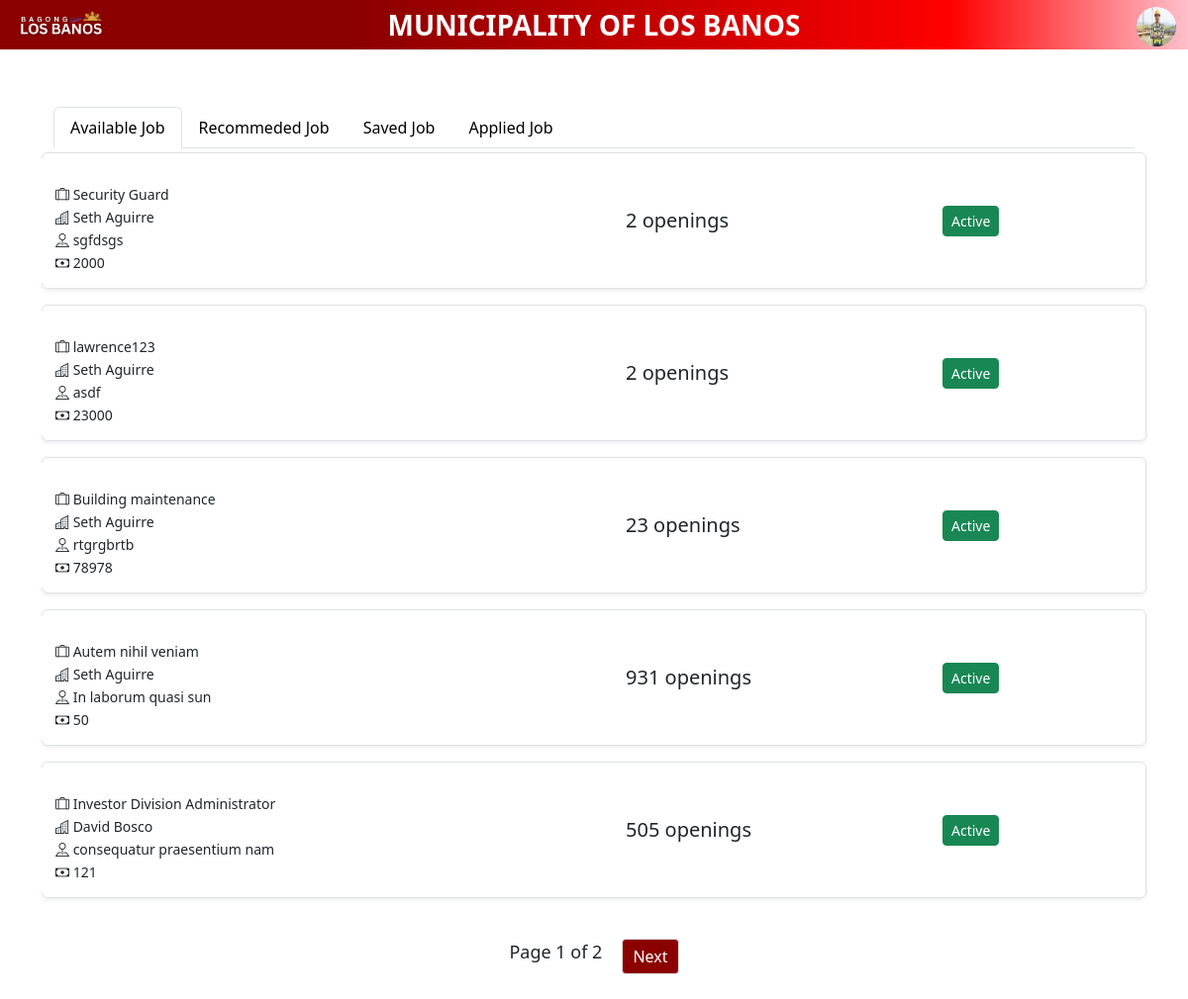
The page /Applicant/applicant_home.php (signed in) on the database its author committed.
### tables this page shows
CREATE TABLE `applicant_profile` (
  `id` int(255) NOT NULL,
  `username` varchar(255) NOT NULL,
  `password` varchar(255) NOT NULL,
  `is_verified` varchar(255) NOT NULL,
  `otp` varchar(255) NOT NULL,
  `otp_expiry` datetime(6) NOT NULL,
  `reset_token` varchar(255) NOT NULL,
  `reset_token_expiry` varchar(255) NOT NULL,
  `email` varchar(255) NOT NULL,
  `fname` varchar(255) NOT NULL,
  `lname` varchar(255) NOT NULL,
  `mname` varchar(255) NOT NULL,
  `dob` date NOT NULL,
  `pob` varchar(255) NOT NULL,
  `age` int(255) NOT NULL,
  `height` int(255) NOT NULL,
  `sex` varchar(255) NOT NULL,
  `civil_status` varchar(255) NOT NULL,
  `contact_no` int(255) NOT NULL,
  `landline` varchar(255) NOT NULL,
  `photo` varchar(255) NOT NULL,
  `present_address` varchar(255) NOT NULL,
  `tin` int(255) NOT NULL,
  `sss_no` int(255) NOT NULL,
  `pagibig_no` int(255) NOT NULL,
  `philhealth_no` int(255) NOT NULL,
  `passport_no` int(255) NOT NULL,
  `passport_expiry` datetime(6) DEFAULT NULL,
  `tertiary_school` varchar(255) NOT NULL,
  `tertiary_graduated` date NOT NULL,
  `tertiary_award` varchar(255) NOT NULL,
  `college_school` varchar(255) NOT NULL,
  `grad_course` varchar(255) NOT NULL,
  `college_graduated` date NOT NULL,
  `college_award` varchar(255) NOT NULL,
  `tertiary_course` varchar(255) NOT NULL,
  `work_location` varchar(255) NOT NULL,
  `preferred_work_location` varchar(255) NOT NULL,
  `preferred_occupation` varchar(255) NOT NULL,
  `disability` varchar(255) NOT NULL,
  `selected_option` varchar(255) NOT NULL,
  `four_ps` varchar(255) NOT NULL,
  `prefix` varchar(255) NOT NULL,
  `religion` varchar(255) NOT NULL,
  `employment_status` varchar(255) NOT NULL,
  `resume` varchar(255) NOT NULL,
  `applicant_type` enum('Training','Employment') NOT NULL,
  `expected_salary` int(255) NOT NULL
);

CREATE TABLE `job_post` (
  `id` int(255) NOT NULL,
  `employer_id` int(255) NOT NULL,
  `job_title` varchar(255) NOT NULL,
  `company_name` varchar(255) NOT NULL,
  `job_type` varchar(255) NOT NULL,
  `salary` varchar(255) NOT NULL,
  `job_description` varchar(255) NOT NULL,
  `selected_option` varchar(255) NOT NULL,
  `vacant` int(255) NOT NULL,
  `requirement` varchar(255) NOT NULL,
  `work_location` varchar(255) NOT NULL,
  `education` varchar(255) NOT NULL,
  `remarks` varchar(255) NOT NULL,
  `date_posted` date NOT NULL,
  `is_active` tinyint(6) NOT NULL
);

### Applicant/jobpages/job_list.php (the view, shortened to what this page needs)
<?php
$applicantid = $_SESSION['applicant_id'];
$limit = 5;
$page = isset($_GET['page']) ? (int)$_GET['page'] : 1;
$start = ($page - 1) * $limit;
$totalQuery = "SELECT COUNT(jp.id) AS total
               FROM job_post jp
               WHERE jp.is_active = 1
               AND jp.id NOT IN (
                   SELECT job_id FROM save_job WHERE applicant_id = ?
               )
               AND jp.id NOT IN (
                   SELECT job_posting_id FROM applied_job WHERE applicant_id = ?
               )";
$totalStmt = $conn->prepare($totalQuery);
$totalStmt->bind_param("ii", $applicantid, $applicantid);
$totalStmt->execute();
$totalResult = $totalStmt->get_result();
$totalRow = $totalResult->fetch_assoc();
$totalJobs = $totalRow['total'];
$totalPages = ceil($totalJobs / $limit);
$query = "SELECT jp.*
          FROM job_post jp
          WHERE jp.is_active = 1
          AND jp.id NOT IN (
              SELECT job_id FROM save_job WHERE applicant_id = ?
          )
          AND jp.id NOT IN (
              SELECT job_posting_id FROM applied_job WHERE applicant_id = ?
          )
          ORDER BY jp.date_posted DESC
          LIMIT ?, ?";
$stmt = $conn->prepare($query);
$stmt->bind_param("iiii", $applicantid, $applicantid, $start, $limit);
$stmt->execute();
$result = $stmt->get_result();
?>
<!DOCTYPE html>
<html lang="en">
<head>
    <link href="https://cdn.jsdelivr.net/npm/bootstrap@5.3.0-alpha3/dist/css/bootstrap.min.css" rel="stylesheet">
    <link rel="stylesheet" href="https://cdn.jsdelivr.net/npm/bootstrap-icons/font/bootstrap-icons.css">
</head>
<body>
<div class="table container mt-1">
<?php while ($row = $result->fetch_assoc()) { ?>
        <a href="jobpages/jobdetails.php?id=<?= urlencode(base64_encode($row['id'])) ?>" class="text-decoration-none text-dark">
            <div class="row job-row border rounded mb-3 shadow-sm" style="cursor: pointer;">
                <div class="col-md-6 row justify-content-start">
                    <div class="col-md-12 pt-3 text-start">
                        <div class="col"><p class="text-start"><i class="bi bi-suitcase-lg"></i> <?= htmlspecialchars($row['job_title']) ?></p></div>
                        <div class="col"><p class="text-start"><i class="bi bi-buildings"></i> <?= htmlspecialchars($row['company_name']) ?></p></div>
                        <div class="col"><p class="text-start"><i class="bi bi-pin-map"></i> <?= htmlspecialchars($row['work_location']) ?></p></div>
                        <div class="col"><p class="text-start"><i class="bi bi-cash"></i> <?= htmlspecialchars($row['salary']) ?></p></div>
                    </div>
                </div>
                <div class="col-md-4 pt-5 text-start">
                    <span class="ms-5 fs-5">
                        <?= htmlspecialchars($row['vacant']) ?> openings
                    </span>
                </div>
                <div class="col-md-2 pt-5 text-start">
                <form action="process/hide.php" method="post">
                    <button type="submit" class="btn btn-sm <?= $row['is_active'] == 1 ? 'btn-success' : 'btn-danger' ?> toggle-status"
                        data-id="<?= $row['id'] ?>"
                        data-status="<?= $row['is_active'] ?>">
                        <?= $row['is_active'] == 1 ? 'Active' : 'Inactive' ?>
                    </button>
                </form>
                </div>
            </div>
        </a>
    <?php } ?>
</div>
<div class="pagination justify-content-center">
    <span>Page <?= $page ?> of <?= $totalPages ?></span>
    <?php if ($page < $totalPages): ?>
        <a href="?page=<?= $page + 1 ?>&joblist" class="next">Next</a>
    <?php endif; ?>
</div>
</body>
</html>

### Applicant/applicant_home.php (shortened to what this page needs)
<?php
include '../db.php';
$applicantid = $_SESSION['applicant_id'];
$sql = "SELECT * FROM applicant_profile WHERE id = ?";
$stmt = $conn->prepare($sql);
$stmt->bind_param("i", $applicantid);
$stmt->execute();
$result_emp = $stmt->get_result();
$row_emp = $result_emp->fetch_assoc();
?>
<!DOCTYPE html>
<html lang="en">
<head>
    <link href="https://cdn.jsdelivr.net/npm/bootstrap@5.3.0-alpha3/dist/css/bootstrap.min.css" rel="stylesheet">
    <link rel="stylesheet" href="https://cdn.jsdelivr.net/npm/bootstrap-icons/font/bootstrap-icons.css">
    <link rel="stylesheet" href="css/jobpage.css">
</head>
<body>
<div class="header">
    <div class="container-fluid">
        <div class="row align-items-center">
            <div class="col-md-2 col-xxl-3 text-start">
                <a href="#" style="display: block; text-decoration: none;">
                    <img src="../img/logolb.png" alt="lblogo" style="height: 50px;">
                </a>
            </div>
            <div class="col-md-8 col-xxl-6 text-center">
                <h3 style="margin-top: 5px; font-weight: 700; color: #ffffff;">MUNICIPALITY OF LOS BANOS</h3>
            </div>
            <div class="col-md-2 col-xxl-3 text-end">
                <div class="dropdown">
                    <a href="#" class="text-decoration-none" id="profileDropdown" data-bs-toggle="dropdown" aria-expanded="false">
                        <?php if (!empty($row_emp['photo'])): ?>
                            <img id="preview" src="<?php echo $row_emp['photo']; ?>" alt="Profile Image" class="img-fluid rounded-circle" style="width: 40px; height: 40px;">
                        <?php else: ?>
                            <img src="../img/user-placeholder.png" alt="Profile Picture" class="img-fluid rounded-circle" style="width: 40px; height: 40px;">
                        <?php endif; ?>
                    </a>
                </div>
            </div>
        </div>
    </div>
</div>
<div class="container mt-4">
    <div class="container mt-4 mb-3">
        <ul class="nav nav-tabs" role="tablist">
            <li class="nav-item">
                <a class="nav-link" id="toggleButton" href="#" data-tab="joblist" role="tab">Available Job</a>
            </li>
            <li class="nav-item">
                <a class="nav-link" id="toggleButton4" href="#" data-tab="recommeded" role="tab">Recommeded Job</a>
            </li>
            <li class="nav-item">
                <a class="nav-link" id="toggleButton3" href="#" data-tab="savejob" role="tab">Saved Job</a>
            </li>
            <li class="nav-item">
                <a class="nav-link" id="toggleButton2" href="#" data-tab="appliedjob" role="tab">Applied Job</a>
            </li>
        </ul>
    </div>
    <div class="row align-items-start" style="margin-top:-1.6rem;">
        <div id="joblist" class="jobs">
            <?php
                include 'jobpages/job_list.php';
            ?>
        </div>
            <?php
                include 'jobpages/job_recommeded.php';
            ?>
            <?php
                include 'jobpages/saved_jobs.php';
            ?>
            <?php
                include 'jobpages/applied_jobs.php';
            ?>
    </div>
</div>
</body>
</html>

### Applicant/css/jobpage.css (style rules this page uses)
* { margin: 0; padding: 0; box-sizing: border-box; }
body { font-family: Arial, sans-serif; background-color: #d9d9d9; }
.header { background: linear-gradient(to right, #8B0000 30%, #FF0000 80%, #FFC0CB 100%); color: white; height: 50px; width: 100%; text-align: center; }
.pagination { text-align: center; margin: 20px 0; }
.pagination a { text-decoration: none; background-color: #8B0000; color: white; padding: 8px 15px; margin: 5px; border-radius: 5px; }
.pagination span { font-size: 18px; margin: 0 10px; }
.job-row { margin: 2px 0; padding: 5px; }
.job-row p { margin: 2px 0; font-size: 14px; }
.job-row span { font-size: 14px; }
.container { padding: 5px; }
.col-md-2, .col-md-8 { padding: 2px; }
a.nav-link { color: black; text-decoration: none; }

### Applicant/jobpages/saved_jobs.php (style rules this page uses)
.pagination a { margin: 0 10px; padding: 5px 10px; border: 1px solid #dee2e6; border-radius: 4px; text-decoration: none; }

### Applicant/jobpages/applied_jobs.php (style rules this page uses)
.pagination a { margin: 0 10px; padding: 5px 10px; border: 1px solid #dee2e6; border-radius: 4px; text-decoration: none; }

### rows shown on the page
applicant_profile: photo (picture)
job_post: job_title "Security Guard", company_name "Seth Aguirre", work_location "sgfdsgs", salary "2000", vacant "2", is_active "Active"
job_post: job_title "lawrence123", company_name "Seth Aguirre", work_location "asdf", salary "23000", vacant "2", is_active "Active"
job_post: job_title "Building maintenance", company_name "Seth Aguirre", work_location "rtgrgbrtb", salary "78978", vacant "23", is_active "Active"
job_post: job_title "Autem nihil veniam", company_name "Seth Aguirre", work_location "In laborum quasi sun", salary "50", vacant "931", is_active "Active"
job_post: job_title "Investor Division Administrator", company_name "David Bosco", work_location "consequatur praesentium nam", salary "121", vacant "505", is_active "Active"

### other values the page prints
$page "1"
$totalPages "2"
